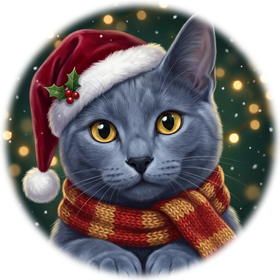
#> input picture html/assets/centerpiece_primary.png, 280 x 280 px
$ python generate_wff_drawables.py
#> lines starting #> are read from the running program, lines starting #| are printed output that depends on the picture; after the words box and inside, x2 and y2 are one past the last pixel; in counts of white or black regions, pixels touching at a corner belong together
#!/usr/bin/env python3
"""
Generate all crisp 4x-supersampled PNG/WebP drawables for Galaxy Watch 8 Holiday Watch Face (WFF v4):
- Tightly framed centerpiece portraits (Primary, Alt, Burn-In-Safe AOD)
- High-visibility 450x450 dial backdrop & perimeter fairy lights (pushed to outer rim r=204..219)
- 10 vivid 72x72 Weather Condition icons (Sunny, Clear Night, Partly Day/Night, Cloudy, Fog, Windy, Rain, Storm, Snow)
- 4 vivid 64x64 Complication icons (Sun-Heat UV, ECG Heart, Battery Bolt, Energy Sparkle)
- 5 Live Weather 450x450 Sky Overlays (Sunny sunbeams, Partly Cloudy, Starry Night, Cloudy Mist, Rain/Storm canopy)
- Seamless animated loops: Snow, Wind gusts, Rain streaks
- Customize icons, highlight overlays, picker preview.png & docs/images/ previews
"""

import math
import random
import shutil
from pathlib import Path
from PIL import Image, ImageDraw, ImageFilter, ImageFont

ROOT = Path(__file__).resolve().parents[4]
HTML_ASSETS = ROOT / "html" / "assets"
HTML_ICONS = HTML_ASSETS / "icons"
RES_DRAWABLE = ROOT / "watchface" / "app" / "src" / "main" / "res" / "drawable-nodpi"
DOCS_IMAGES = ROOT / "docs" / "images"
RES_DRAWABLE.mkdir(parents=True, exist_ok=True)
HTML_ICONS.mkdir(parents=True, exist_ok=True)
DOCS_IMAGES.mkdir(parents=True, exist_ok=True)


def save_drawable(img: Image.Image, name: str, also_html: bool = False) -> None:
    out = RES_DRAWABLE / name
    if name.endswith(".webp"):
        img.save(out, format="WEBP", lossless=True, quality=95)
    else:
        img.save(out, format="PNG", optimize=True)
    if also_html:
        shutil.copy2(out, HTML_ICONS / name)


def circular_crop_tight(src: Image.Image, out_size: int = 240, crop_inset_pct: float = 0.06) -> Image.Image:
    w, h = src.size
    inset_x = int(w * crop_inset_pct)
    inset_y = int(h * crop_inset_pct)
    cropped = src.crop((inset_x, inset_y, w - inset_x, h - inset_y)).resize(
        (out_size, out_size), Image.Resampling.LANCZOS
    )
    mask = Image.new("L", (out_size, out_size), 0)
    md = ImageDraw.Draw(mask)
    md.ellipse((2, 2, out_size - 3, out_size - 3), fill=255)
    mask = mask.filter(ImageFilter.GaussianBlur(radius=1.0))
    out = Image.new("RGBA", (out_size, out_size), (0, 0, 0, 0))
    out.paste(cropped, (0, 0), mask)
    # Multiply existing alpha so already-transparent corners remain transparent
    r, g, b, orig_a = cropped.split()
    final_a = Image.composite(orig_a, Image.new("L", (out_size, out_size), 0), mask)
    return Image.merge("RGBA", (r, g, b, final_a))


def make_portraits() -> None:
    for src_name, dst_name, inset in [
        ("centerpiece_primary.png", "centerpiece_primary.webp", 0.065),
        ("centerpiece_alt.png", "centerpiece_alt.webp", 0.055),
        ("centerpiece_aod.png", "centerpiece_aod.webp", 0.055),
    ]:
        src = Image.open(HTML_ASSETS / src_name).convert("RGBA")
#> src is the input picture: PIL image 280x280 RGBA; mean R, G, B, A 116.1, 108.1, 108.6, 184.6
        # 180x180 exceeds Watch 8 44mm physical 158x158 medallion pixels while saving 44% RGBA RAM!
        tight = circular_crop_tight(src, out_size=180, crop_inset_pct=inset)
#> in circular_crop_tight, `mask = mask.filter(ImageFilter.GaussianBlur(radius=1.0))`:
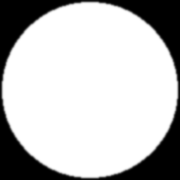
#> mask: PIL image 180x180 L; min 0, max 255, mean 191.3
#> in circular_crop_tight, `out.paste(cropped, (0, 0), mask)`:
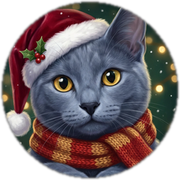
#> out: PIL image 180x180 RGBA; mean R, G, B, A 72.5, 61.3, 64.1, 191.3; transparent parts drawn white
#> in circular_crop_tight, `r, g, b, orig_a = cropped.split()`:
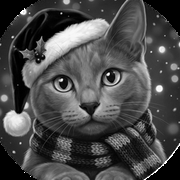
#> g: PIL image 180x180 L; min 0, max 255, mean 73.9
#> in circular_crop_tight, `r, g, b, orig_a = cropped.split()`:
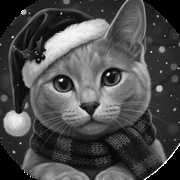
#> b: PIL image 180x180 L; min 0, max 255, mean 75.8
        save_drawable(tight, dst_name)


def make_dial_backdrop_and_ticks() -> None:
    size = 450
    bg = Image.new("RGBA", (size, size), (0, 0, 0, 255))
    px = bg.load()
    cx, cy = 225.0, 228.0
    for y in range(size):
        for x in range(size):
            dist = math.hypot(x - 225.0, y - 225.0)
            if dist > 225.0:
                px[x, y] = (0, 0, 0, 0)
                continue
            d_glow = min(1.0, math.hypot(x - cx, y - cy) / 220.0)
            t = (1.0 - d_glow) ** 1.65
            r = int(5 + 15 * t)
            g = int(13 + 34 * t)
            b = int(9 + 22 * t)
            px[x, y] = (r, g, b, 255)

    # Outer rim ticks pushed cleanly to r=211..220 (ss=900 -> r=422..440) so inner r<=203 is wide open!
    ss = 900
    ticks = Image.new("RGBA", (ss, ss), (0, 0, 0, 0))
#> ticks: PIL image 900x900 RGBA; every value is 0
    d = ImageDraw.Draw(ticks)
    d.ellipse((10, 10, ss - 10, ss - 10), outline=(255, 255, 255, 28), width=3)

    bulb_colors = [
        (255, 82, 82, 245),
        (255, 215, 64, 245),
        (105, 240, 174, 245),
        (64, 196, 255, 245),
    ]
    lights_a = Image.new("RGBA", (ss, ss), (0, 0, 0, 0))
    lights_b = Image.new("RGBA", (ss, ss), (0, 0, 0, 0))
    da = ImageDraw.Draw(lights_a)
    db = ImageDraw.Draw(lights_b)

    for i in range(60):
        rad = math.radians(i * 6 - 90)
        is_hr = i % 5 == 0
        r_out = 440
        r_in = 420 if is_hr else 430
        x1 = 450 + r_out * math.cos(rad)
        y1 = 450 + r_out * math.sin(rad)
        x2 = 450 + r_in * math.cos(rad)
        y2 = 450 + r_in * math.sin(rad)
        col = (245, 197, 66, 195) if is_hr else (255, 255, 255, 58)
        d.line((x1, y1, x2, y2), fill=col, width=6 if is_hr else 2)

        if is_hr:
            idx = i // 5
            bx = 450 + 409 * math.cos(rad)
            by = 450 + 409 * math.sin(rad)
            c = bulb_colors[idx % len(bulb_colors)]
            dim = (c[0], c[1], c[2], 95)
            if idx % 2 == 0:
                da.ellipse((bx - 8, by - 8, bx + 8, by + 8), fill=c)
                db.ellipse((bx - 5, by - 5, bx + 5, by + 5), fill=dim)
            else:
                da.ellipse((bx - 5, by - 5, bx + 5, by + 5), fill=dim)
                db.ellipse((bx - 8, by - 8, bx + 8, by + 8), fill=c)

    lights_a = lights_a.filter(ImageFilter.GaussianBlur(radius=1.4)).resize((450, 450), Image.Resampling.LANCZOS)
    lights_b = lights_b.filter(ImageFilter.GaussianBlur(radius=1.4)).resize((450, 450), Image.Resampling.LANCZOS)
    ticks_450 = ticks.resize((450, 450), Image.Resampling.LANCZOS)

    bg = Image.alpha_composite(bg, ticks_450)
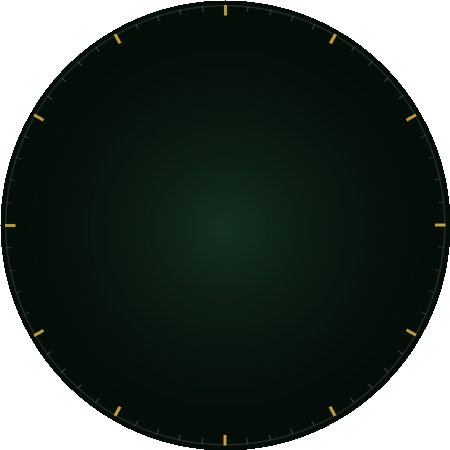
#> bg: PIL image 450x450 RGBA; mean R, G, B, A 6.6, 15.8, 10.6, 200.3; transparent parts drawn white
    save_drawable(bg, "dial_backdrop.webp")
    save_drawable(lights_a, "fairy_lights_0.webp")
    save_drawable(lights_b, "fairy_lights_1.webp")


def _draw_cloud(d: ImageDraw.ImageDraw, cx: int, cy: int, scale: float, fill_col, outline_col=None) -> None:
    # Supersampled plush cloud centered around (cx, cy) on 288x288 canvas
    r1 = int(38 * scale)
    r2 = int(50 * scale)
    r3 = int(34 * scale)
    d.ellipse((cx - int(72 * scale), cy - r1 + int(10 * scale), cx - int(72 * scale) + 2 * r1, cy + r1 + int(10 * scale)), fill=fill_col)
    d.ellipse((cx - int(32 * scale), cy - r2 - int(10 * scale), cx - int(32 * scale) + 2 * r2, cy + r2 - int(10 * scale)), fill=fill_col)
    d.ellipse((cx + int(22 * scale), cy - r3 + int(12 * scale), cx + int(22 * scale) + 2 * r3, cy + r3 + int(12 * scale)), fill=fill_col)
    d.rounded_rectangle(
        (cx - int(68 * scale), cy + int(4 * scale), cx + int(82 * scale), cy + int(46 * scale)),
        radius=int(20 * scale),
        fill=fill_col,
    )
    if outline_col:
        d.line(
            (cx - int(54 * scale), cy + int(44 * scale), cx + int(68 * scale), cy + int(44 * scale)),
            fill=outline_col,
            width=max(3, int(6 * scale)),
        )


def _draw_sun(d: ImageDraw.ImageDraw, cx: int, cy: int, r_core: int, r_ray_in: int, r_ray_out: int) -> None:
    for i in range(8):
        ang = math.radians(i * 45)
        x1 = cx + r_ray_in * math.cos(ang)
        y1 = cy + r_ray_in * math.sin(ang)
        x2 = cx + r_ray_out * math.cos(ang)
        y2 = cy + r_ray_out * math.sin(ang)
        d.line((x1, y1, x2, y2), fill=(255, 213, 79, 255), width=16)
    d.ellipse((cx - r_core - 6, cy - r_core - 6, cx + r_core + 6, cy + r_core + 6), fill=(255, 160, 0, 110))
    d.ellipse((cx - r_core, cy - r_core, cx + r_core, cy + r_core), fill=(255, 215, 64, 255), outline=(255, 248, 225, 255), width=6)


def _draw_moon(cw: Image.Image, cx: int, cy: int, radius: int) -> None:
    moon = Image.new("RGBA", cw.size, (0, 0, 0, 0))
    md = ImageDraw.Draw(moon)
    md.ellipse((cx - radius, cy - radius, cx + radius, cy + radius), fill=(255, 224, 130, 255))
    # Subtract offset circle for crisp crescent
    cut = Image.new("L", cw.size, 0)
    cd = ImageDraw.Draw(cut)
    cd.ellipse((cx - int(radius * 0.52), cy - int(radius * 1.12), cx + int(radius * 1.28), cy + int(radius * 0.68)), fill=255)
    r, g, b, a = moon.split()
    a = Image.composite(Image.new("L", cw.size, 0), a, cut)
    moon = Image.merge("RGBA", (r, g, b, a))
    cw.alpha_composite(moon)


def _draw_star4(d: ImageDraw.ImageDraw, cx: int, cy: int, r_out: int, col=(255, 245, 157, 255)) -> None:
    r_in = max(3, int(r_out * 0.28))
    pts = []
    for i in range(8):
        ang = math.radians(i * 45 - 90)
        rr = r_out if i % 2 == 0 else r_in
        pts.append((cx + rr * math.cos(ang), cy + rr * math.sin(ang)))
    d.polygon(pts, fill=col)


def make_weather_and_complication_icons() -> None:
    S = 288  # 4x supersample for 72x72 icons

    # 1. SUNNY (wx_sunny.webp)
    im = Image.new("RGBA", (S, S), (0, 0, 0, 0))
#> im: PIL image 288x288 RGBA; every value is 0
    d = ImageDraw.Draw(im)
    _draw_sun(d, 144, 144, 58, 76, 118)
    save_drawable(im.resize((72, 72), Image.Resampling.LANCZOS), "wx_sunny.webp", also_html=True)
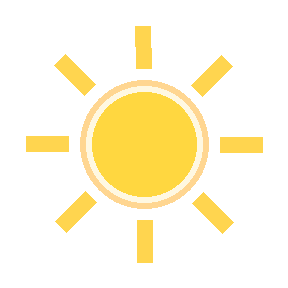
#> im: PIL image 288x288 RGBA; mean R, G, B, A 57.2, 47.4, 17.6, 53.1; transparent parts drawn white

    # 2. CLEAR NIGHT (wx_clear_night.webp)
    im = Image.new("RGBA", (S, S), (0, 0, 0, 0))
    _draw_moon(im, 148, 152, 86)
#> in _draw_moon, `r, g, b, a = moon.split()`:
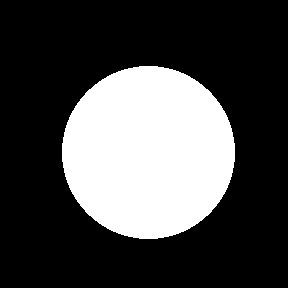
#> r: PIL image 288x288 L; 28.3% white; 1 white region, box (x1, y1, x2, y2) and area: (62, 66, 235, 239) 23485
#> (the rest of the program and of its run is left out)
